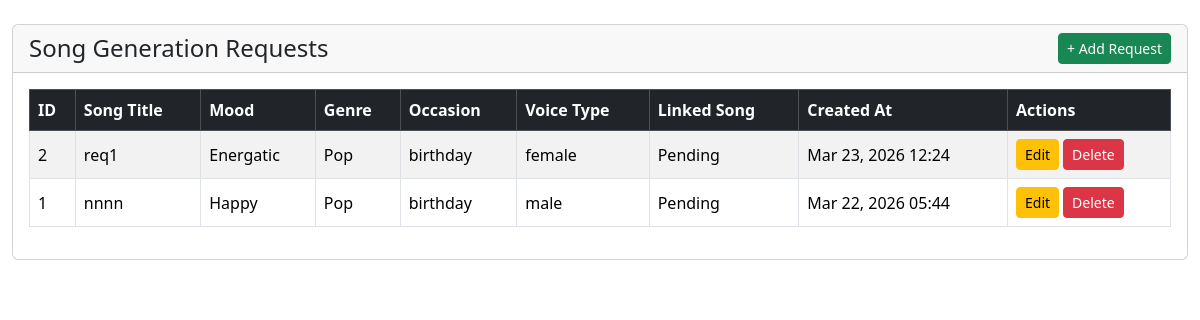
The app's page /read-song-gen-request with its own data.
### song_gen_request/models.py (models this page shows, shortened)
class SongGenRequest(models.Model):
    class Moodchoices(models.TextChoices):
        HAPPY = "happy", "happy"
        ENERGATIC = "energatic", "energatic"
        SAD = "sad", "sad"
        DEPRESSION = "depression", "depression"
        CALM = "calm", "calm"
    class Genrechoices(models.TextChoices):
        POP = "pop", "pop"
        ROCK = "rock", "rock"
        JAZZ = "jazz", "jazz"
        CLASSICAL = "classical", "classical"
        ELECTRONIC = "electronic", "electronic"
        HIPHOP = "hiphop", "hiphop"
        COUNTRY = "country", "country"
        METAL = "metal", "metal"
    song_title = models.CharField(max_length=50)
    mood = models.CharField(max_length=10, choices=Moodchoices.choices,default=Moodchoices.HAPPY)
    genre = models.CharField(max_length=10, choices=Genrechoices.choices,default=Genrechoices.POP)
    occasion = models.CharField(max_length=50)
    singer_voice_type = models.CharField(max_length=50)
    optional_story = models.CharField(max_length=150, null=True, blank=True)
    song = models.OneToOneField("song.Song", on_delete=models.CASCADE, related_name="song_gen_request", null=True, blank=True)
    created_at = models.DateTimeField(auto_now_add=True)
    class Meta:
        db_table = "song_gen_request"

### song_gen_request/views.py (the view)
# urls.py: path('read-song-gen-request', read_song_gen_request, name="read_song_gen_request"),
def read_song_gen_request(request):
    requests = SongGenRequest.objects.all().order_by('-created_at')
    return render(request, "song_gen_request/read-song-gen-request.html", {"requests": requests})

### song_gen_request/templates/song_gen_request/read-song-gen-request.html (shortened to what this page needs)
<!doctype html>
<html lang="en">
    <head>
        <link href="https://cdn.jsdelivr.net/npm/bootstrap@5.3.8/dist/css/bootstrap.min.css" rel="stylesheet" />
    </head>
    <body>
        <div class="container-fluid mt-4">
            <div class="row">
                <div class="col-12">
                    <div class="card">
                        <div class="card-header d-flex justify-content-between align-items-center">
                            <h4 class="mb-0">Song Generation Requests</h4>
                            <a href="{% url 'create_song_gen_request' %}" class="btn btn-sm btn-success">+ Add Request</a>
                        </div>
                        <div class="card-body">
                            <div class="table-responsive">
                                <table class="table table-striped table-hover table-bordered align-middle">
                                    <thead class="table-dark">
                                        <tr>
                                            <th scope="col">ID</th>
                                            <th scope="col">Song Title</th>
                                            <th scope="col">Mood</th>
                                            <th scope="col">Genre</th>
                                            <th scope="col">Occasion</th>
                                            <th scope="col">Voice Type</th>
                                            <th scope="col">Linked Song</th>
                                            <th scope="col">Created At</th>
                                            <th scope="col">Actions</th>
                                        </tr>
                                    </thead>
                                    <tbody>
                                        {% for req in requests %}
                                            <tr>
                                                <td>{{ req.id }}</td>
                                                <td>{{ req.song_title }}</td>
                                                <td>{{ req.mood|title }}</td>
                                                <td>{{ req.genre|title }}</td>
                                                <td>{{ req.occasion }}</td>
                                                <td>{{ req.singer_voice_type }}</td>
                                                <td>{{ req.song.title|default:"Pending" }}</td>
                                                <td>{{ req.created_at|date:"M d, Y H:i" }}</td>
                                                <td>
                                                    <div class="d-flex gap-1">
                                                        <a href="{% url 'update_song_gen_request' req.id %}" class="btn btn-sm btn-warning">Edit</a>
                                                        <a href="{% url 'delete_song_gen_request' req.id %}" class="btn btn-sm btn-danger">Delete</a>
                                                    </div>
                                                </td>
                                            </tr>
                                        {% empty %}
                                            <tr><td colspan="9" class="text-center text-muted py-3">No requests found.</td></tr>
                                        {% endfor %}
                                    </tbody>
                                </table>
                            </div>
                        </div>
                    </div>
                </div>
            </div>
        </div>
    </body>
</html>

### records on screen
SongGenRequest: id "2", song_title "req1", mood "Energatic", genre "Pop", occasion "birthday", singer_voice_type "female", song "Pending", created_at "Mar 23, 2026 12:24"
SongGenRequest: id "1", song_title "nnnn", mood "Happy", genre "Pop", occasion "birthday", singer_voice_type "male", song "Pending", created_at "Mar 22, 2026 05:44"
